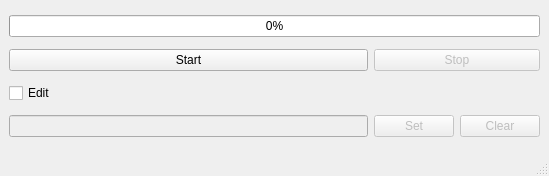
<?xml version="1.0" encoding="UTF-8"?>
<ui version="4.0">
 <class>SetModel</class>
 <widget class="QMainWindow" name="SetModel">
  <property name="geometry">
   <rect>
    <x>0</x>
    <y>0</y>
    <width>549</width>
    <height>176</height>
   </rect>
  </property>
  <property name="windowTitle">
   <string>SetModel</string>
  </property>
  <widget class="QWidget" name="centralwidget">
   <layout class="QGridLayout" name="gridLayout">
    <item row="4" column="2">
     <widget class="QPushButton" name="btn_clear">
      <property name="enabled">
       <bool>false</bool>
      </property>
      <property name="text">
       <string>Clear</string>
      </property>
     </widget>
    </item>
    <item row="2" column="0">
     <widget class="QPushButton" name="btn_start">
      <property name="enabled">
       <bool>true</bool>
      </property>
      <property name="text">
       <string>Start</string>
      </property>
     </widget>
    </item>
    <item row="4" column="0">
     <widget class="QLineEdit" name="lineEdit">
      <property name="enabled">
       <bool>false</bool>
      </property>
     </widget>
    </item>
    <item row="3" column="0" colspan="3">
     <widget class="QCheckBox" name="cb_edit">
      <property name="text">
       <string>Edit</string>
      </property>
     </widget>
    </item>
    <item row="0" column="0" colspan="3">
     <widget class="QProgressBar" name="progressBar">
      <property name="value">
       <number>0</number>
      </property>
     </widget>
    </item>
    <item row="4" column="1">
     <widget class="QPushButton" name="btn_set">
      <property name="enabled">
       <bool>false</bool>
      </property>
      <property name="text">
       <string>Set</string>
      </property>
     </widget>
    </item>
    <item row="2" column="1" colspan="2">
     <widget class="QPushButton" name="btn_stop">
      <property name="enabled">
       <bool>false</bool>
      </property>
      <property name="text">
       <string>Stop</string>
      </property>
     </widget>
    </item>
   </layout>
  </widget>
  <widget class="QMenuBar" name="menubar">
   <property name="geometry">
    <rect>
     <x>0</x>
     <y>0</y>
     <width>549</width>
     <height>31</height>
    </rect>
   </property>
  </widget>
  <widget class="QStatusBar" name="statusbar"/>
 </widget>
 <resources/>
 <connections>
  <connection>
   <sender>btn_clear</sender>
   <signal>clicked()</signal>
   <receiver>lineEdit</receiver>
   <slot>clear()</slot>
   <hints>
    <hint type="sourcelabel">
     <x>504</x>
     <y>126</y>
    </hint>
    <hint type="destinationlabel">
     <x>233</x>
     <y>126</y>
    </hint>
   </hints>
  </connection>
  <connection>
   <sender>btn_start</sender>
   <signal>clicked(bool)</signal>
   <receiver>btn_stop</receiver>
   <slot>setDisabled(bool)</slot>
   <hints>
    <hint type="sourcelabel">
     <x>233</x>
     <y>90</y>
    </hint>
    <hint type="destinationlabel">
     <x>504</x>
     <y>90</y>
    </hint>
   </hints>
  </connection>
  <connection>
   <sender>btn_stop</sender>
   <signal>clicked(bool)</signal>
   <receiver>btn_start</receiver>
   <slot>setDisabled(bool)</slot>
   <hints>
    <hint type="sourcelabel">
     <x>504</x>
     <y>90</y>
    </hint>
    <hint type="destinationlabel">
     <x>233</x>
     <y>90</y>
    </hint>
   </hints>
  </connection>
  <connection>
   <sender>btn_start</sender>
   <signal>clicked(bool)</signal>
   <receiver>btn_start</receiver>
   <slot>setEnabled(bool)</slot>
   <hints>
    <hint type="sourcelabel">
     <x>233</x>
     <y>90</y>
    </hint>
    <hint type="destinationlabel">
     <x>233</x>
     <y>90</y>
    </hint>
   </hints>
  </connection>
  <connection>
   <sender>btn_stop</sender>
   <signal>clicked(bool)</signal>
   <receiver>btn_stop</receiver>
   <slot>setEnabled(bool)</slot>
   <hints>
    <hint type="sourcelabel">
     <x>504</x>
     <y>90</y>
    </hint>
    <hint type="destinationlabel">
     <x>504</x>
     <y>90</y>
    </hint>
   </hints>
  </connection>
  <connection>
   <sender>cb_edit</sender>
   <signal>toggled(bool)</signal>
   <receiver>lineEdit</receiver>
   <slot>setEnabled(bool)</slot>
   <hints>
    <hint type="sourcelabel">
     <x>285</x>
     <y>109</y>
    </hint>
    <hint type="destinationlabel">
     <x>283</x>
     <y>125</y>
    </hint>
   </hints>
  </connection>
  <connection>
   <sender>cb_edit</sender>
   <signal>toggled(bool)</signal>
   <receiver>btn_clear</receiver>
   <slot>setEnabled(bool)</slot>
   <hints>
    <hint type="sourcelabel">
     <x>464</x>
     <y>110</y>
    </hint>
    <hint type="destinationlabel">
     <x>508</x>
     <y>137</y>
    </hint>
   </hints>
  </connection>
  <connection>
   <sender>cb_edit</sender>
   <signal>toggled(bool)</signal>
   <receiver>btn_set</receiver>
   <slot>setEnabled(bool)</slot>
   <hints>
    <hint type="sourcelabel">
     <x>421</x>
     <y>113</y>
    </hint>
    <hint type="destinationlabel">
     <x>422</x>
     <y>131</y>
    </hint>
   </hints>
  </connection>
 </connections>
</ui>
